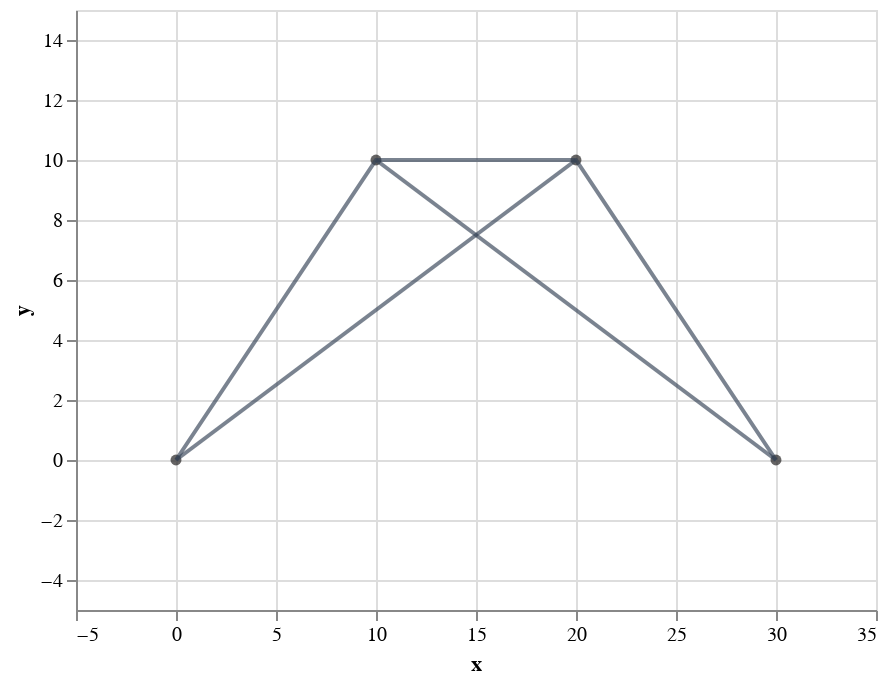

The notebook cell saved with this chart:
### Markdown cell above
### Plotting the Truss (example 1.)

### Code cell
# Node coordinates plotted (no lines)
data1 = pd.DataFrame({'x': [0, 10, 20, 30],
                     'y': [0, 10, 10, 0]})

# Lines for members 1 & 5
data2 = pd.DataFrame({'x': [0, 10, 20, 30],
                      'y': [0, 10, 10, 0]})

# Line for members 3
data3 = pd.DataFrame({'x': [20, 0],
                      'y': [10, 0]})

# Line for member 4
data4 = pd.DataFrame({'x': [10, 30],
                      'y': [10, 0]})

nodes = alt.Chart(data1).mark_circle().encode(
    alt.X('x', scale=alt.Scale(domain=[-5, 35])),
    alt.Y('y', scale=alt.Scale(domain=[-5, 15])),
)

elem_1_2 = alt.Chart(data2).mark_line(color='#334155', opacity=0.65).encode(
    alt.X('x', scale=alt.Scale(domain=[-5, 35])),
    alt.Y('y', scale=alt.Scale(domain=[-5, 15])),
)

elem_3 = alt.Chart(data3).mark_line(color='#334155', opacity=0.65).encode(
    alt.X('x', scale=alt.Scale(domain=[-5, 35])),
    alt.Y('y', scale=alt.Scale(domain=[-5, 15])),
)

elem_4 = alt.Chart(data4).mark_line(color='#334155', opacity=0.65).encode(
    alt.X('x', scale=alt.Scale(domain=[-5, 35])),
    alt.Y('y', scale=alt.Scale(domain=[-5, 15])),
)

alt.layer(nodes, elem_1_2, elem_3, elem_4).configure_mark(
    color='#252323'
)

### Figure 1 — Vega-Lite specification as saved in the notebook (floating-point values rounded to 4 significant figures)
{"config": {"view": {"continuousWidth": 400, "continuousHeight": 300}, "mark": {"color": "#252323"}}, "layer": [{"data": {"name": "data-0c0ab08ad27249c4ab20cd8bb362e817"}, "mark": "circle", "encoding": {"x": {"field": "x", "scale": {"domain": [-5, 35]}, "type": "quantitative"}, "y": {"field": "y", "scale": {"domain": [-5, 15]}, "type": "quantitative"}}}, {"data": {"name": "data-0c0ab08ad27249c4ab20cd8bb362e817"}, "mark": {"type": "line", "color": "#334155", "opacity": 0.65}, "encoding": {"x": {"field": "x", "scale": {"domain": [-5, 35]}, "type": "quantitative"}, "y": {"field": "y", "scale": {"domain": [-5, 15]}, "type": "quantitative"}}}, {"data": {"name": "data-ae8f926bd745644f31419ebcf2eee404"}, "mark": {"type": "line", "color": "#334155", "opacity": 0.65}, "encoding": {"x": {"field": "x", "scale": {"domain": [-5, 35]}, "type": "quantitative"}, "y": {"field": "y", "scale": {"domain": [-5, 15]}, "type": "quantitative"}}}, {"data": {"name": "data-c962d0e24fc9bdcb78542ed8f146b25d"}, "mark": {"type": "line", "color": "#334155", "opacity": 0.65}, "encoding": {"x": {"field": "x", "scale": {"domain": [-5, 35]}, "type": "quantitative"}, "y": {"field": "y", "scale": {"domain": [-5, 15]}, "type": "quantitative"}}}], "$schema": "https://vega.github.io/schema/vega-lite/v4.17.0.json", "datasets": {"data-0c0ab08ad27249c4ab20cd8bb362e817": [{"x": 0, "y": 0}, {"x": 10, "y": 10}, {"x": 20, "y": 10}, {"x": 30, "y": 0}], "data-ae8f926bd745644f31419ebcf2eee404": [{"x": 20, "y": 10}, {"x": 0, "y": 0}], "data-c962d0e24fc9bdcb78542ed8f146b25d": [{"x": 10, "y": 10}, {"x": 30, "y": 0}]}}
